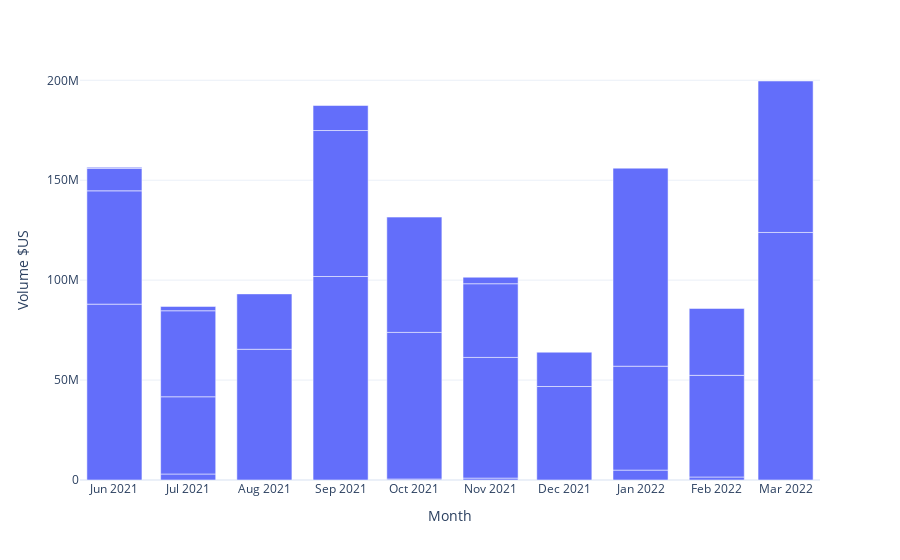

Notebook code cell kept with this figure:
### Code cell
CHART_THEME = "plotly_white"
m_chart = px.bar(x=month_stats.tail(30).index, y=month_stats.tail(30)['Size_m']*1e3, labels=dict(x ="Month", y="Volume $US"), template = "plotly_white")
m_chart

### Figure 1 — Plotly figure (JSON) as saved in the notebook; plotly's stock layout.template omitted (floating-point values rounded to 4 significant figures)
{"data": [{"alignmentgroup": "True", "hovertemplate": "Month=%{x}<br>Volume $US=%{y}<extra></extra>", "legendgroup": "", "marker": {"color": "#636efa", "pattern": {"shape": ""}}, "name": "", "offsetgroup": "", "orientation": "v", "showlegend": false, "textposition": "auto", "type": "bar", "x": ["2021-06", "2021-06", "2021-06", "2021-06", "2021-07", "2021-07", "2021-07", "2021-07", "2021-08", "2021-08", "2021-09", "2021-09", "2021-09", "2021-10", "2021-10", "2021-10", "2021-11", "2021-11", "2021-11", "2021-11", "2021-12", "2021-12", "2022-01", "2022-01", "2022-01", "2022-02", "2022-02", "2022-02", "2022-03", "2022-03"], "xaxis": "x", "y": [88000000, 56700000, 11250000, 500000, 3000000, 38640000, 43050000, 2150000, 65424000, 27700000, 101823618, 73050000, 12500000, 500000, 73360000.0, 57675000, 950000, 60385000, 36875000, 3250000, 46780000, 17175000, 4950000, 51990800, 99100000, 1500000, 50875000, 33475000, 123875000, 75775000], "yaxis": "y"}], "layout": {"barmode": "relative", "legend": {"tracegroupgap": 0}, "margin": {"t": 60}, "xaxis": {"anchor": "y", "domain": [0, 1], "title": {"text": "Month"}}, "yaxis": {"anchor": "x", "domain": [0, 1], "title": {"text": "Volume $US"}}}}
